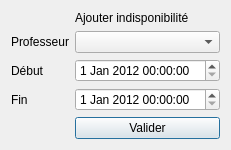
<?xml version="1.0" encoding="UTF-8"?>
<ui version="4.0">
 <class>adddispo</class>
 <widget class="QDialog" name="adddispo">
  <property name="geometry">
   <rect>
    <x>0</x>
    <y>0</y>
    <width>226</width>
    <height>138</height>
   </rect>
  </property>
  <property name="windowTitle">
   <string>Dialog</string>
  </property>
  <layout class="QGridLayout" name="gridLayout">
   <item row="1" column="0">
    <widget class="QLabel" name="label">
     <property name="text">
      <string>Professeur</string>
     </property>
    </widget>
   </item>
   <item row="2" column="0">
    <widget class="QLabel" name="label_2">
     <property name="text">
      <string>Début</string>
     </property>
    </widget>
   </item>
   <item row="4" column="0">
    <spacer name="verticalSpacer">
     <property name="orientation">
      <enum>Qt::Vertical</enum>
     </property>
     <property name="sizeHint" stdset="0">
      <size>
       <width>20</width>
       <height>40</height>
      </size>
     </property>
    </spacer>
   </item>
   <item row="1" column="2">
    <spacer name="horizontalSpacer">
     <property name="orientation">
      <enum>Qt::Horizontal</enum>
     </property>
     <property name="sizeHint" stdset="0">
      <size>
       <width>40</width>
       <height>20</height>
      </size>
     </property>
    </spacer>
   </item>
   <item row="0" column="1">
    <widget class="QLabel" name="label_3">
     <property name="text">
      <string>Ajouter indisponibilité</string>
     </property>
    </widget>
   </item>
   <item row="4" column="1">
    <widget class="QPushButton" name="pushButton">
     <property name="text">
      <string>Valider</string>
     </property>
    </widget>
   </item>
   <item row="1" column="1">
    <widget class="QComboBox" name="comboProf"/>
   </item>
   <item row="2" column="1">
    <widget class="QDateTimeEdit" name="dateTimeEdit">
     <property name="date">
      <date>
       <year>2012</year>
       <month>1</month>
       <day>1</day>
      </date>
     </property>
    </widget>
   </item>
   <item row="3" column="0">
    <widget class="QLabel" name="label_4">
     <property name="text">
      <string>Fin</string>
     </property>
    </widget>
   </item>
   <item row="3" column="1">
    <widget class="QDateTimeEdit" name="dateTimeEdit_2">
     <property name="date">
      <date>
       <year>2012</year>
       <month>1</month>
       <day>1</day>
      </date>
     </property>
    </widget>
   </item>
  </layout>
 </widget>
 <resources/>
 <connections/>
</ui>
